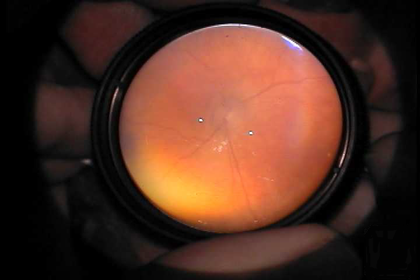
%> input picture Pipeline/Prueba_Gustavo/ROPtest11.png, 420 x 280 px, shrunk from 720 x 480 before the run
$ octave pruebaHSV.m   (GNU Octave 9; MATLAB toolbox functions it lacks are replaced by stand-ins)
%> lines starting %> are read from the running program, lines starting %| are printed output that depends on the picture; in (x1, y1, x2, y2) boxes, pixels count from 0 and x2, y2 are one past the last pixel; in counts of white or black regions, pixels touching at a corner belong together; the program's own positions count from 1
%%
clear all; close all; clc;
% Prueba cubo HSV (scatter plot de los valores HSV de la imagen)
%
% ROPtest es la imagen cruda completa y ROPgold es la imagen de solo fondo
% ocular, segmentada a mano la lupa.

a=imread('ROPtest11.png');
%> a is the input picture: size 280x420x3 uint8; mean R, G, B 79.7, 46.7, 34.8
a=im2double(a);
%> a: size 280x420x3 double
HSV=rgb2hsv(a);
%> HSV: size 280x420x3 double; mean H, S, V 0.0919, 0.304, 0.313
figure;
subplot 221; imshow (a);
subplot 222; imshow (HSV(:,:,1));title 'H (Tonalidad)';
subplot 223; imshow (HSV(:,:,2));title 'S (Saturacion)';
subplot 224; imshow (HSV(:,:,3));title 'V (Valor)';

%%
% reformateo la matriz de 3 dimensiones H,S,V a una matriz de la totalidad
% de los pixeles con sus valores H,S,V (las columnas son H,S,V y los
% renglones, cada pixel)

rtest=reshape(HSV,numel(a(:,:,1)),3);
% muestro el scatter plot de los valores HSV de los pixeles de la imagen
% cruda
figure;
scatter3(rtest(:,1),rtest(:,2),rtest(:,3),'.');
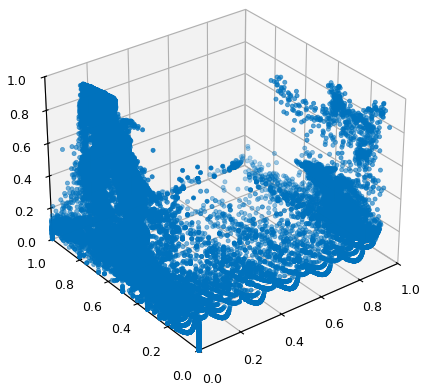
%> figure redrawn from the program's plot data

%%
% Repito con la imagen ROPgold:

b=imread('ROPgold11.png');
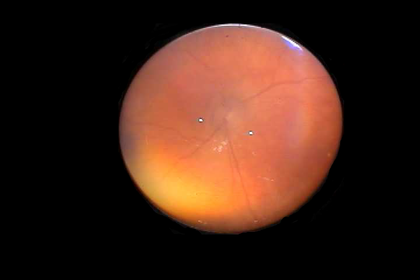
%> input picture Pipeline/Prueba_Gustavo/ROPgold11.png, 420 x 280 px, shrunk from 720 x 480 before the run
%> b is the input picture: size 280x420x3 uint8; mean R, G, B 64.4, 35.8, 24.4
b=im2double(b);
%> b: size 280x420x3 double
HbSbVb=rgb2hsv(b);
%> HbSbVb: size 280x420x3 double; mean H, S, V 0.0243, 0.204, 0.253
figure;
subplot 221; imshow (b);
subplot 222; imshow (HbSbVb(:,:,1));title H;
subplot 223; imshow (HbSbVb(:,:,2));title S;
%> after `imshow (HbSbVb(:,:,2))`:
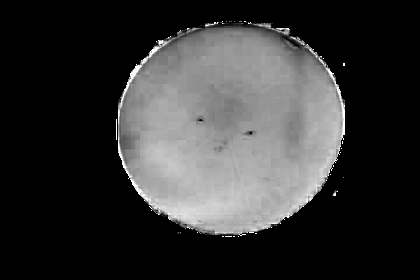
%> displayed picture: size 280x420, on the screen's scale of 0 to 255; min 0, max 255, mean 52.1
subplot 224; imshow (HbSbVb(:,:,3));title V;
%> after `imshow (HbSbVb(:,:,3))`:
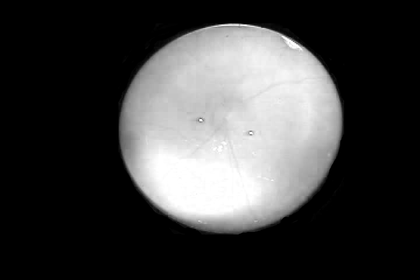
%> displayed picture: size 280x420, on the screen's scale of 0 to 255; min 0, max 255, mean 64.4
rgold=reshape(HbSbVb,numel(b(:,:,1)),3);
figure;
scatter3(rgold(:,1),rgold(:,2),rgold(:,3),'.');
xlabel('Tonalidad (H)'); ylabel('Saturacion (S)'); zlabel('Valor (V)');
%> after `zlabel('Valor (V)')`:
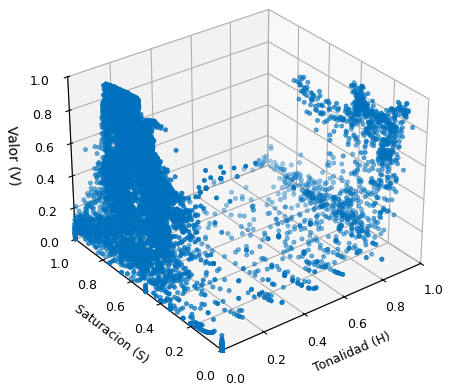
%> figure redrawn from the program's plot data

%%
% A ojo, del paper de Estrada: 0<H<0.15; 0.45<V<1; 0.5<S<0.9
% (junto con resultado del scatter plot del ROPgold) VARIABLES, ABAJO:

H=HSV(:,:,1);S=HSV(:,:,2);V=HSV(:,:,3);
Hmin=0; Hmax=0.2;
Smin=0.4; Smax=1;
Vmin=0.45; Vmax=1;
mask=zeros(size(a,1,2));
salida=zeros(size(a));

for i=1:size(a,1)
    for j=1:size(a,2)
    if (((H(i,j) >= Hmin) && (H(i,j) <= Hmax))...
            && ((S(i,j) >= Smin) && (S(i,j) <= Smax))...
            && ((V(i,j) >= Vmin) && (V(i,j) <= Vmax)))
        mask(i,j)=1;
        salida(i,j,1)=H(i,j);
        salida(i,j,2)=S(i,j);
        salida(i,j,3)=V(i,j);
    elseif mask(i,j)
    end
    end
end
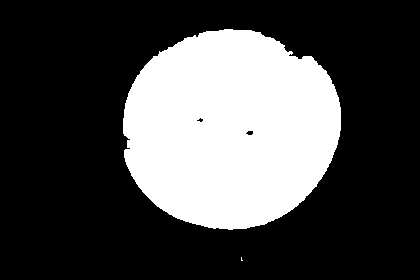
%> mask: size 280x420 double; values 0 (black) and 1 (white), 29.1% white; 2 white regions (1 under 20 px), largest, box (x1, y1, x2, y2) and area: (123, 29, 341, 230) 34241
%> salida: size 280x420x3 double; mean H, S, V 0.0133, 0.183, 0.241

%%
% Horrible la implementacion del recorte de subespacio HSV, debe
% optimizarse
% Se puede limpiar la mascara con morfologia binaria... HACERLO

figure; imshow(mask);
salida=hsv2rgb(salida);
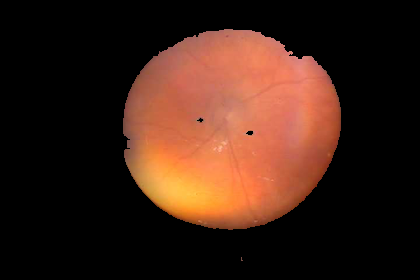
%> salida: size 280x420x3 double; mean R, G, B 0.241, 0.133, 0.0884
figure; imshow(salida);
